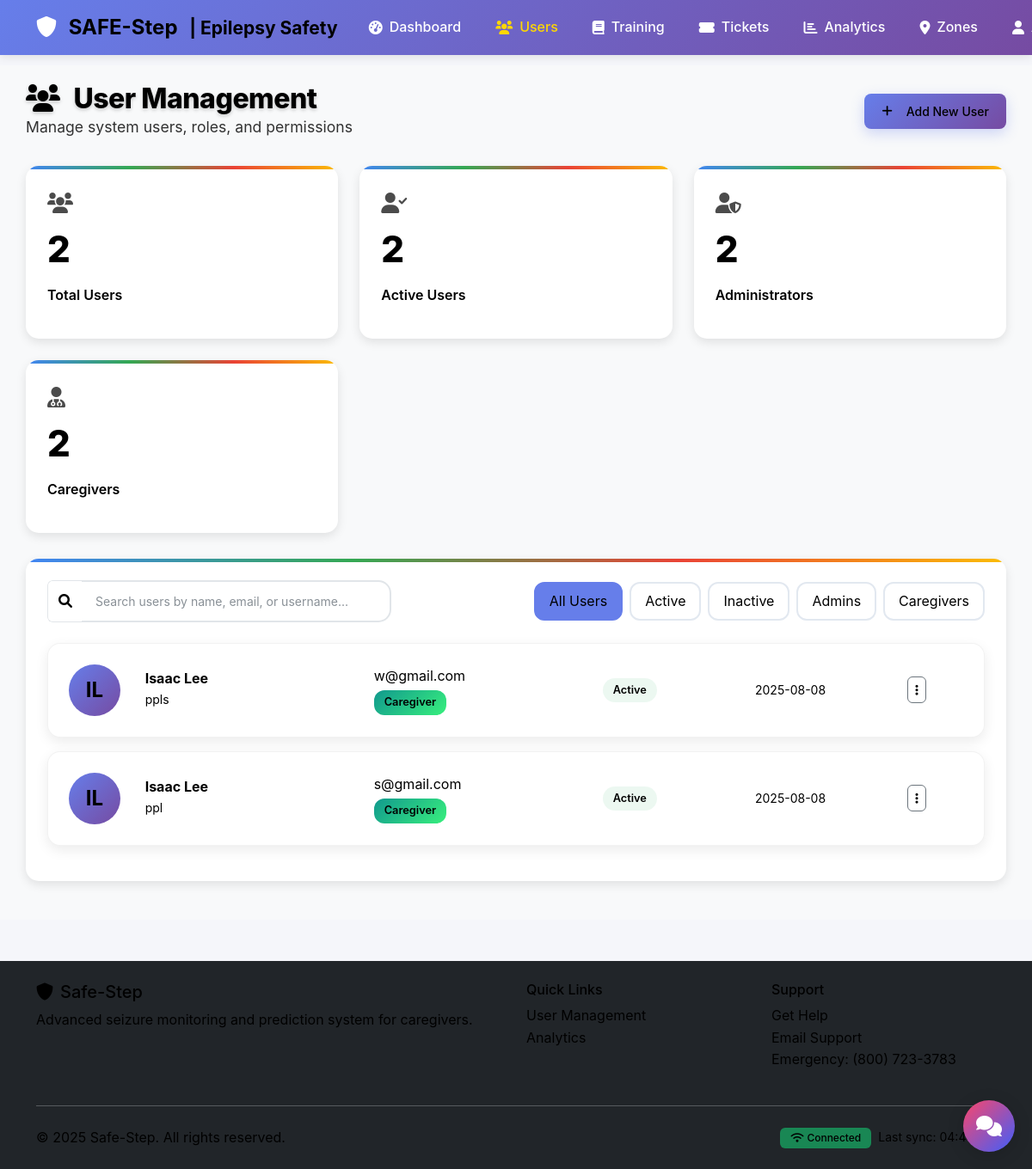
Before: /admin/users (signed in) with the older database file.
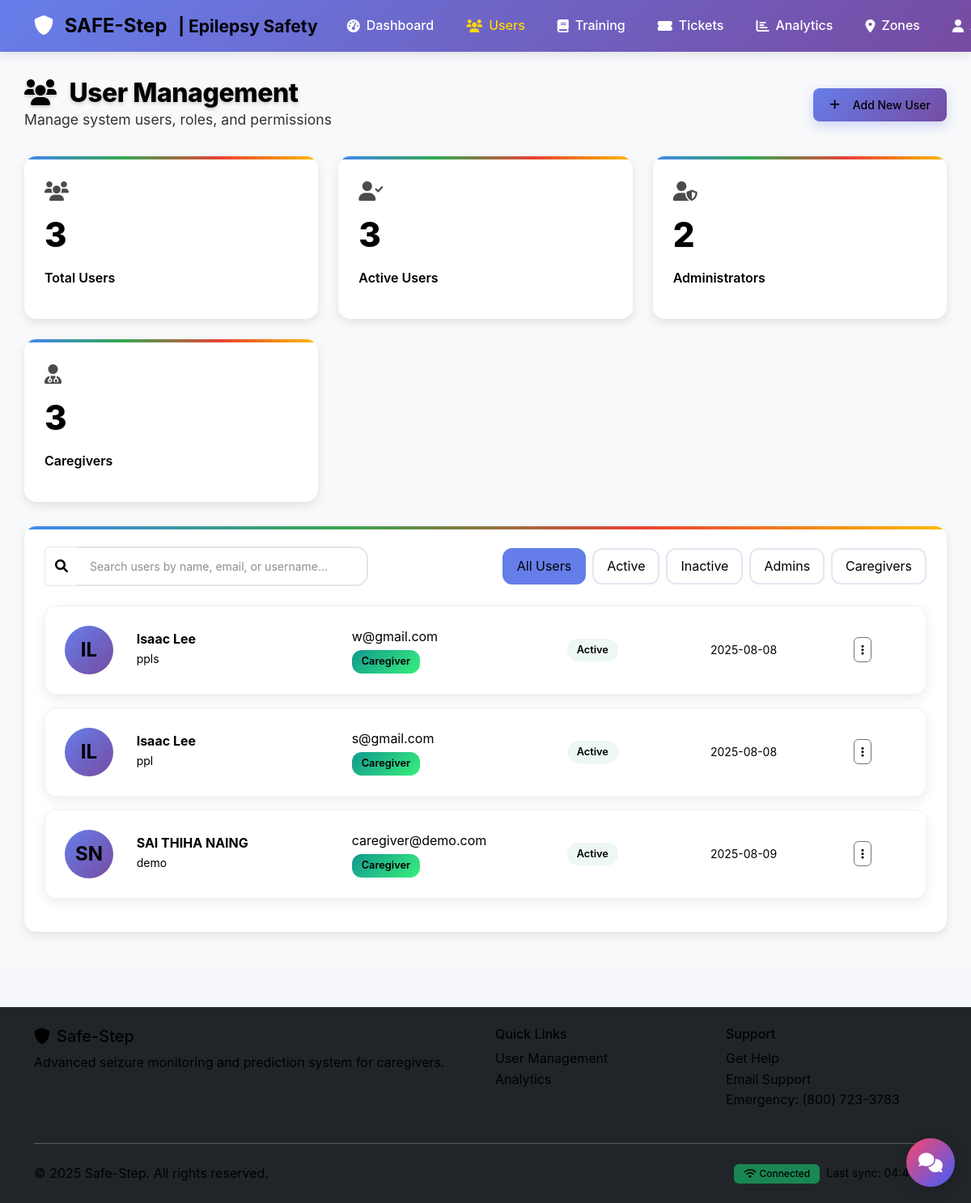
After: the same page with the newer database file.
### SafeStep/app.py (models this page shows)
class User(UserMixin, db.Model):
    id = db.Column(db.Integer, primary_key=True)
    username = db.Column(db.String(80), unique=True, nullable=False)
    email = db.Column(db.String(120), unique=True, nullable=False)
    password_hash = db.Column(db.String(120), nullable=False)
    first_name = db.Column(db.String(50), nullable=False)
    last_name = db.Column(db.String(50), nullable=False)
    role = db.Column(db.String(20), default='caregiver')  # 'caregiver' or 'admin'
    supabase_user_id = db.Column(db.String(36), nullable=True)  # UUID from Supabase Auth
    created_at = db.Column(db.DateTime, default=datetime.utcnow)
    is_active = db.Column(db.Boolean, default=True)
    seizure_sessions = db.relationship('SeizureSession', backref='user', lazy=True)
    safety_zones = db.relationship('SafetyZone', backref='user', lazy=True)
    training_progress = db.relationship('TrainingProgress', backref='user', lazy=True)
    support_tickets = db.relationship('SupportTicket', backref='user', lazy=True)

### SafeStep/app.py (the view)
@app.route('/admin/users')
@login_required
@admin_required
def user_management():
    users = User.query.filter_by(role='caregiver').all()
    return render_template('admin/Arbaz/user_management.html', users=users)

### SafeStep/templates/admin/Arbaz/user_management.html (shortened to what this page needs)
{% extends "base.html" %}
{% block body_class %}admin-page{% endblock %}
{% block content %}
<div class="admin-container">
    <div class="page-header">
        <div>
            <h1 class="page-title">
                <i class="fas fa-users me-3"></i>User Management
            </h1>
            <p class="mb-0" style="font-size: 1.1rem; opacity: 0.8; color: #666;">
                Manage system users, roles, and permissions
            </p>
        </div>
        <div class="header-buttons">
            <button class="btn btn-primary" data-bs-toggle="modal" data-bs-target="#addUserModal">
                <i class="fas fa-plus me-2"></i>Add New User
            </button>
        </div>
    </div>
    <div class="metrics-grid">
        <div class="metric-card">
            <div class="metric-icon">
                <i class="fas fa-users"></i>
            </div>
            <div class="metric-value">{{ users|length or 24 }}</div>
            <div class="metric-label">Total Users</div>
        </div>
        <div class="metric-card">
            <div class="metric-icon">
                <i class="fas fa-user-check"></i>
            </div>
            <div class="metric-value">{{ users|selectattr("is_active")|list|length or 22 }}</div>
            <div class="metric-label">Active Users</div>
        </div>
        <div class="metric-card">
            <div class="metric-icon">
                <i class="fas fa-user-shield"></i>
            </div>
            <div class="metric-value">{{ users|selectattr("role", "equalto", "admin")|list|length or 2 }}</div>
            <div class="metric-label">Administrators</div>
        </div>
        <div class="metric-card">
            <div class="metric-icon">
                <i class="fas fa-user-md"></i>
            </div>
            <div class="metric-value">{{ users|selectattr("role", "equalto", "caregiver")|list|length or 22 }}</div>
            <div class="metric-label">Caregivers</div>
        </div>
    </div>
    <div class="admin-card">
        <div class="d-flex justify-content-between align-items-center mb-4">
            <div class="input-group" style="max-width: 400px;">
                <span class="input-group-text bg-white border-end-0">
                    <i class="fas fa-search text-muted"></i>
                </span>
                <input type="text" class="form-control search-bar border-start-0" placeholder="Search users by name, email, or username..." id="userSearch">
            </div>
            <div class="d-flex gap-2">
                <button class="filter-btn active" data-filter="all">All Users</button>
                <button class="filter-btn" data-filter="active">Active</button>
                <button class="filter-btn" data-filter="inactive">Inactive</button>
                <button class="filter-btn" data-filter="admin">Admins</button>
                <button class="filter-btn" data-filter="caregiver">Caregivers</button>
            </div>
        </div>
        <div id="usersList">
            {% if users %}
                {% for user in users %}
                <div class="user-card" data-user-id="{{ user.id }}" data-role="{{ user.role }}" data-status="{{ 'active' if user.is_active else 'inactive' }}">
                    <div class="row align-items-center">
                        <div class="col-md-1">
                            <div class="user-avatar">
                                {{ user.first_name[0] }}{{ user.last_name[0] }}
                            </div>
                        </div>
                        <div class="col-md-3">
                            <h6 class="mb-1 fw-bold">{{ user.first_name }} {{ user.last_name }}</h6>
                            <p class="mb-0 text-muted small">{{ user.username }}</p>
                        </div>
                        <div class="col-md-3">
                            <p class="mb-1">{{ user.email }}</p>
                            <span class="role-badge role-{{ user.role }}">{{ user.role.title() }}</span>
                        </div>
                        <div class="col-md-2">
                            <span class="user-status status-{{ 'active' if user.is_active else 'inactive' }}">
                                {{ 'Active' if user.is_active else 'Inactive' }}
                            </span>
                        </div>
                        <div class="col-md-2">
                            <small class="text-muted">{{ user.created_at.strftime('%Y-%m-%d') if user.created_at else 'N/A' }}</small>
                        </div>
                        <div class="col-md-1">
                            <div class="dropdown">
                                <button class="btn btn-outline-secondary btn-sm" data-bs-toggle="dropdown">
                                    <i class="fas fa-ellipsis-v"></i>
                                </button>
                            </div>
                        </div>
                    </div>
                </div>
                {% endfor %}
            {% endif %}
        </div>
    </div>
</div>
{% endblock %}

### SafeStep/templates/base.html (shortened to what this page needs)
<!DOCTYPE html>
<html lang="en">
<head>
    <link href="https://cdn.jsdelivr.net/npm/bootstrap@5.3.0/dist/css/bootstrap.min.css" rel="stylesheet">
    <link rel="stylesheet" href="https://cdnjs.cloudflare.com/ajax/libs/font-awesome/6.0.0/css/all.min.css">
    <link rel="stylesheet" href="{{ url_for('static', filename='css/style.css') }}">
    <link rel="stylesheet" href="{{ url_for('static', filename='css/admin-consistent.css') }}">
    <link rel="stylesheet" href="{{ url_for('static', filename='css/chatbot.css') }}">
</head>
<body class="{% block body_class %}{% endblock %}">
    {% if current_user.is_authenticated %}
        {% include 'nav.html' %}
    {% endif %}
    <main class="{% if current_user.is_authenticated %}content-with-nav{% else %}content-full{% endif %}">
        {% block content %}{% endblock %}
    </main>
    {% if current_user.is_authenticated %}
        {% include 'footer.html' %}
    {% endif %}
</body>
</html>

### SafeStep/templates/nav.html (shortened to what this page needs)
<nav class="navbar navbar-expand-lg fixed-top navbar-dark">
    <div class="container">
        <a class="navbar-brand"
            href="{{ url_for('caregiver_dashboard' if current_user.role == 'caregiver' else 'admin_dashboard') }}"
            aria-label="SAFE-Step Home">
            <i class="fas fa-shield-alt me-2"></i>
            <span class="fw-bold">SAFE-Step</span>
            <small class="d-none d-md-inline ms-2">| Epilepsy Safety</small>
        </a>
        <div class="collapse navbar-collapse" id="navbarNav">
            {% if current_user.role == 'caregiver' %}
            <div class="navbar-nav me-auto">
                <a class="nav-link d-flex align-items-center" href="{{ url_for('caregiver_dashboard') }}">
                    <i class="fas fa-tachometer-alt me-2"></i>Dashboard
                </a>
                <div class="nav-item dropdown">
                    <a class="nav-link dropdown-toggle d-flex align-items-center" href="#" id="monitoringDropdown"
                        role="button" data-bs-toggle="dropdown" aria-expanded="false">
                        <i class="fas fa-heartbeat me-2"></i>Monitoring
                    </a>
                    <ul class="dropdown-menu">
                        <li><a class="dropdown-item d-flex align-items-center"
                                href="{{ url_for('seizure_monitoring') }}">
                                <i class="fas fa-play me-2"></i>Start Monitoring
                            </a></li>
                        <li><a class="dropdown-item d-flex align-items-center" href="{{ url_for('seizure_history') }}">
                                <i class="fas fa-history me-2"></i>History
                            </a></li>
                        <li><a class="dropdown-item d-flex align-items-center"
                                href="{{ url_for('prediction_dashboard') }}">
                                <i class="fas fa-chart-line me-2"></i>Predictions
                            </a></li>
                    </ul>
                </div>
                <a class="nav-link d-flex align-items-center" href="{{ url_for('safety_zones') }}">
                    <i class="fas fa-map-marker-alt me-2"></i>Safety Zones
                </a>
                <a class="nav-link d-flex align-items-center" href="{{ url_for('training_modules') }}">
                    <i class="fas fa-graduation-cap me-2"></i>Training
                </a>
                <a class="nav-link d-flex align-items-center" href="{{ url_for('support_ticket') }}">
                    <i class="fas fa-life-ring me-2"></i>Support
                </a>
            </div>
            {% else %}
            <div class="navbar-nav me-auto">
                <a class="nav-link d-flex align-items-center" href="{{ url_for('admin_dashboard') }}">
                    <i class="fas fa-tachometer-alt me-2"></i>Dashboard
                </a>
                <a class="nav-link d-flex align-items-center" href="{{ url_for('user_management') }}">
                    <i class="fas fa-users me-2"></i>Users
                </a>
                <a class="nav-link d-flex align-items-center" href="{{ url_for('training_management') }}">
                    <i class="fas fa-book me-2"></i>Training
                </a>
                <a class="nav-link d-flex align-items-center" href="{{ url_for('ticket_management') }}">
                    <i class="fas fa-ticket-alt me-2"></i>Tickets
                </a>
                <a class="nav-link d-flex align-items-center" href="{{ url_for('analytics') }}">
                    <i class="fas fa-chart-bar me-2"></i>Analytics
                </a>
                <a class="nav-link d-flex align-items-center" href="{{ url_for('admin_zones') }}">
                    <i class="fas fa-map-marker-alt me-2"></i>Zones
                </a>
            </div>
            {% endif %}
            <div class="navbar-nav">
                <div class="nav-item dropdown">
                    <a class="nav-link dropdown-toggle d-flex align-items-center" href="#" id="userDropdown"
                        role="button" data-bs-toggle="dropdown" aria-expanded="false">
                        <i class="fas fa-user me-2"></i>{{ current_user.first_name }}
                    </a>
                </div>
            </div>
        </div>
    </div>
</nav>

### SafeStep/templates/footer.html (shortened to what this page needs)
<footer class="bg-dark text-light mt-5">
    <div class="container py-4">
        <div class="row">
            <div class="col-md-6">
                <h5><i class="fas fa-shield-alt me-2"></i>Safe-Step</h5>
                <p class="text-muted">Advanced seizure monitoring and prediction system for caregivers.</p>
            </div>
            <div class="col-md-3">
                <h6>Quick Links</h6>
                <ul class="list-unstyled">
                    {% if current_user.role == 'caregiver' %}
                        <li><a href="{{ url_for('seizure_monitoring') }}" class="text-muted text-decoration-none">Start Monitoring</a></li>
                        <li><a href="{{ url_for('safety_zones') }}" class="text-muted text-decoration-none">Safety Zones</a></li>
                        <li><a href="{{ url_for('training_modules') }}" class="text-muted text-decoration-none">Training</a></li>
                    {% else %}
                        <li><a href="{{ url_for('user_management') }}" class="text-muted text-decoration-none">User Management</a></li>
                        <li><a href="{{ url_for('analytics') }}" class="text-muted text-decoration-none">Analytics</a></li>
                    {% endif %}
                </ul>
            </div>
            <div class="col-md-3">
                <h6>Support</h6>
                <ul class="list-unstyled">
                    <li><a href="{{ url_for('support_ticket') }}" class="text-muted text-decoration-none">Get Help</a></li>
                    <li><a href="mailto:support@safestep.com" class="text-muted text-decoration-none">Email Support</a></li>
                    <li><a href="tel:+1-800-SAFE-STEP" class="text-muted text-decoration-none">Emergency: (800) 723-3783</a></li>
                </ul>
            </div>
        </div>
        <hr class="my-4">
        <div class="row align-items-center">
            <div class="col-md-6">
                <p class="mb-0 text-muted">&copy; <span id="currentYear"></span> Safe-Step. All rights reserved.</p>
            </div>
            <div class="col-md-6 text-end">
                <div class="d-flex justify-content-end">
                    <span class="badge bg-success me-2" id="connectionStatus">
                    </span>
                    <span class="text-muted small" id="lastSync">
                        Last sync: <span id="syncTime"></span>
                    </span>
                </div>
            </div>
        </div>
    </div>
</footer>

Changed rows visible on the page:
added User: first_name "S", last_name "N", first_name "SAI THIHA", last_name "NAING", username "demo", email "caregiver@demo.com", role "Caregiver", is_active "Active", created_at "2025-08-09"
Other visible differences:
{{ users|length or 24 }}: "2" → "3"
{{ users|selectattr("is_active")|list|length or 22 }}: "2" → "3"
{{ users|selectattr("role", "equalto", "caregiver")|list|length or 22 }}: "2" → "3"
